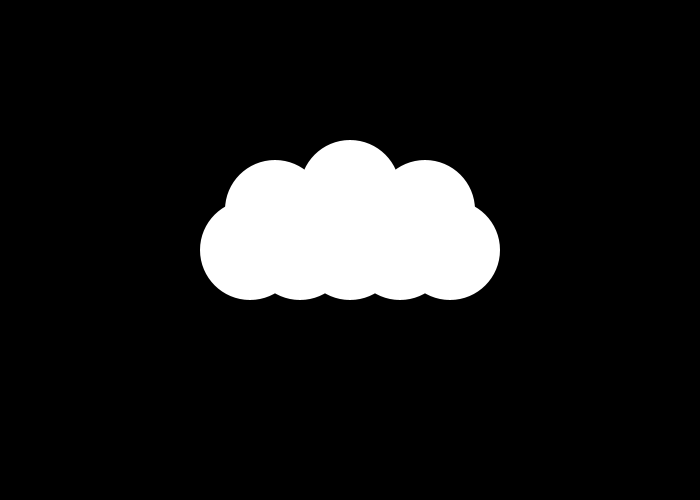
Frame 1 (no input)
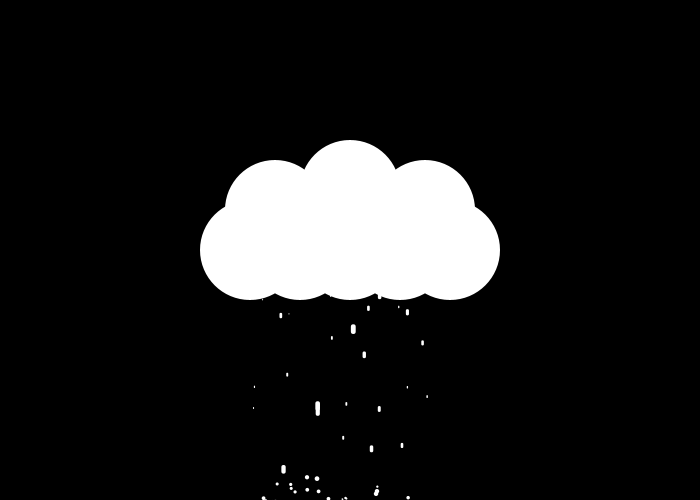
Frame 60 (the mouse pressed at the canvas centre just before this capture)
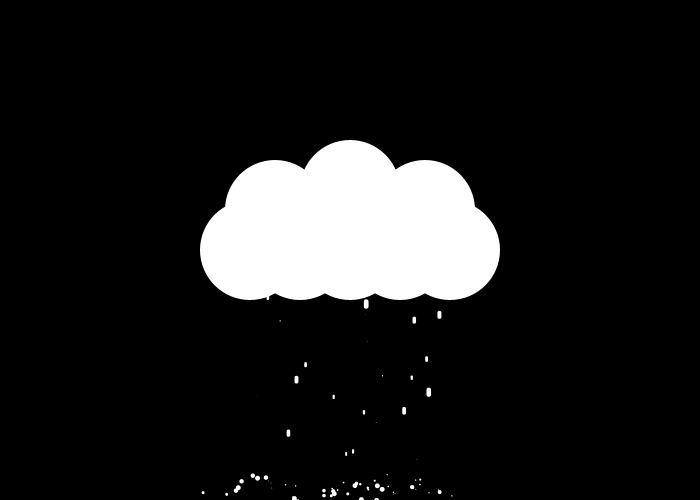
Frame 120 (the mouse held since frame 60 and released just before this capture)

The Processing sketch that drew these frames (run headless with seeded random() and noise(); from frame 60 on, the mouse is pressed at the canvas centre):

// Processing sketch: Rain
// ── Rain.pde
ArrayList<Splash> splash = new ArrayList<Splash>();
ArrayList<Cloud> clouds = new ArrayList<Cloud>();
ArrayList<String> keys = new ArrayList<String>();

void setup() {
  size(700,500);
  
  surface.setResizable(true);
  clouds.add(new Cloud(width/2,height/2, 2));
}

void draw() {
  background(0);
  
  for (Cloud c: clouds)
    c.display();
  
  for (int i = splash.size()-1; i >= 0; i--) {
    splash.get(i).display();
    
    if (splash.get(i).lifeTime <= 0)
      splash.remove(splash.get(i));
  }
}

void mousePressed() {
  for (Cloud c: clouds) {
    if (c.contains(mouseX,mouseY)) {
      c.click = true;
    }
  }
  
  if (mouseButton == RIGHT) {
    clouds.add(new Cloud(mouseX,mouseY, 2));
  }
}

void mouseReleased() {
  for (Cloud c: clouds) {
    c.click = false;
  }
}

void keyPressed() {
  if (!keys.contains(Integer.toString(keyCode))) 
    keys.add(Integer.toString(keyCode));
}

void keyReleased() {
  keys.remove(Integer.toString(keyCode));
}

// ── Cloud.pde
class Cloud {
  PVector pos;
  
  ArrayList<Drop> drops = new ArrayList<Drop>();
  
  float w;
  float[] x = {0,-50,50,-25,25,37.5,-37.5,0};
  float[] y = {0,0,0,0,0,-20,-20,-30};
  
  boolean click = false;
  
  Cloud(float x, float y, float w) {
    pos = new PVector(x,y);
    this.w = w;
  }
  
  void display() {
    // Make/draw rain
    drops.add(new Drop(this));
    
    for (int i = drops.size()-1; i >= 0; i--) {
      drops.get(i).display();
      
      if (drops.get(i).pos.y >= height) {
        splash.add(new Splash(drops.get(i)));
        drops.remove(drops.get(i));
      }
    }
    
    // Click the cloud
    fill(255);
    noStroke();
    if (click) {
      pos.x = mouseX;
      pos.y = mouseY;
    }
    
    // Draw the cloud
    for (int i = 0; i < 8; i++)
      circle(pos.x+x[i]*w,pos.y+y[i]*w,50*w);
  }
  
  boolean contains(float X, float Y) {
    for (int i = 0; i < 8; i++) {
      if (dist(X,Y,pos.x+x[i],pos.y+y[i]) <= 50) {
        return true;
      }
    }
    return false;
  }
}

// ── Drop.pde
class Drop {
  PVector pos;
  PVector vel;
  PVector acc;
  Cloud c;
  float z;
  
  Drop(Cloud c) {
    this.c = c;
    z = random(0,1);
    
    pos = new PVector(c.pos.x+random(c.w*-50,c.w*50),c.pos.y);
    vel = new PVector(0,0);
    acc = new PVector(0,z*.5);
  }
  
  void display() {
    if (keys.contains("32"))
      vel.x += map(mouseX,0,width,-0.5,0.5);
    vel.add(acc);
    pos.add(vel);
    
    fill(255);
    rect(pos.x,pos.y,z*5,z*10, 100);
  }
}

// ── Splash.pde
class Splash {
  float x;
  ArrayList<SplashDrop> drops;
  int lifeTime;
  Drop d;
  
  Splash(Drop d) {
    this.x = d.pos.x;
    lifeTime = 60;
    
    this.d = d;
    
    drops = new ArrayList<SplashDrop>();
    for (int i = 0; i < (int)random(2,4); i++)
      drops.add(new SplashDrop(this));
  }
  
  void display() {
    lifeTime--;
    
    for (int i = drops.size()-1; i >= 0; i--)
      drops.get(i).display();
  }
}

// ── SplashDrop.pde
class SplashDrop {
  PVector pos;
  PVector vel = new PVector(1,1);
  PVector acc;
  Splash s;
  
  SplashDrop(Splash s) {
    pos = new PVector(s.x,height);
    vel.setMag(random(1.5,2.5));
    float m = vel.mag();
    float theta = random(-3*PI/4,PI/4);
    vel.x = m*cos(theta);
    vel.y = m*sin(theta);
    acc = new PVector(0,0.1);
    this.s = s;
  }
  
  void display() {
    vel.add(acc);
    pos.add(vel);
    
    fill(255);
    circle(pos.x,pos.y,5*s.d.z);
  }
}
